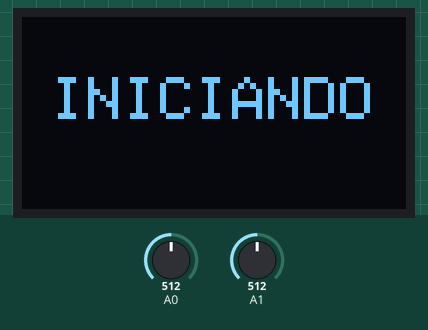
A sketch run on a simulated Arduino Uno, built with avr-gcc and run on an emulated ATmega328P. On the bench: 128×64 one-colour display. Inputs (shaded band) come from the test bench; at power-on: A0 = 512, A1 = 512. What the sketch prints to the serial monitor is not drawn.

Above: at 0.1 s.
At 3.2 s:
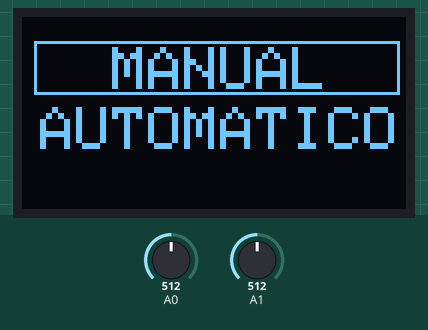
3.3 s: A0 set to 190
At 4.5 s:
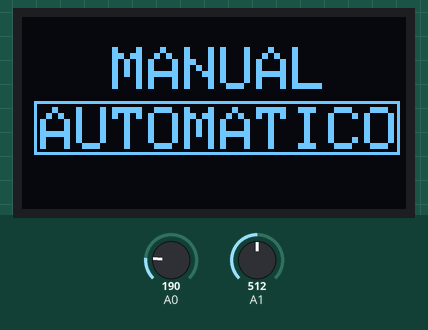
Timing chart, 0 to 6.3 s (numbered marks = the images above; inputs shaded):
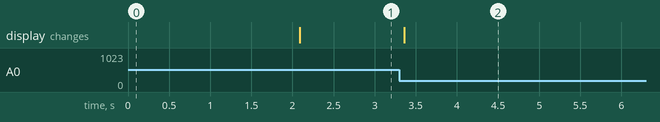

Measured:
- after the input at 3.3 s, the display: changes after 0.06 s (image 2)

The sketch:

Pantallita_V.3.ino
```cpp
#include <Adafruit_GFX.h>
#include <Adafruit_SSD1306.h>

#define SCREEN_WIDTH 128 // Ancho de la pantalla OLED en píxeles
#define SCREEN_HEIGHT 64 // Alto de la pantalla OLED en píxeles

Adafruit_SSD1306 display(SCREEN_WIDTH, SCREEN_HEIGHT, &Wire, -1);

typedef enum{MENU_MANUAL,MENU_AUTOMATICO} estadoMEF;
estadoMEF estadoactual;

volatile int seg;           //timer 2
volatile int minutos;       //timer 2
volatile int segundos;      //timer 2
volatile int miliSegundos;  //timer 2
volatile int microSegundos; //timer 2

int analogY; //para guardar el valor de la variable del analogico
int analogX;


void setup() {
  // Inicializa la comunicación I2C con la pantalla OLED
  Wire.begin();
  display.begin(SSD1306_SWITCHCAPVCC, 0x3C);
  display.clearDisplay();
  Serial.begin(9600);

  // Muestra el mensaje de bienvenida
  display.setTextSize(2);
  display.setTextColor(WHITE);
  display.setCursor(10,20);
  display.println("INICIANDO") ;
  display.display();
  delay(2000);

    //cuenta del timer2
    SREG = (SREG & 0b01111111);      //Esta instrucción deshabilita a las interrupciones globales sin modificar el resto de las interrupciones.
    TCNT2 = 0;     //Limpiar el registro que guarda la cuenta del Timer-2.
    TIMSK2 =TIMSK2|0b00000001;      //Habilitación de la bandera 0 del registro que habilita la interrupción por sobre flujo o desbordamiento del TIMER2.
    TCCR2B= 0b0000011; //250khz
    SREG = (SREG & 0b01111111) | 0b10000000; //Habilitar interrupciones
    // T = 1/250khz = 4uS
    //255*0.125uS = 1mS
    //cuenta cada 1 milisegundos
}

void loop() {
    analogY = analogRead(A0); //guarda la lo que mide en una variable
    analogX = analogRead(A1);

    Serial.print(analogY);
    Serial.print("  ");
    Serial.println(analogX);

  switch(estadoactual)
  {
    case MENU_MANUAL:
    {
        display.clearDisplay();// Limpia la pantalla OLED
        display.setTextSize(2);  // Muestra el texto en la pantalla
        display.setTextColor(WHITE);
        display.setCursor(30,10);//1° IZQUIERDA A DERECHA, 2° ARRIBA PARA ABAJO
        display.println("MANUAL");
        display.drawRect(4,8,122,18,WHITE);/*1° izquierda a derecha, 2°de arriba a abajo
        3° ancho del cuadrado, 4° alto del cuadrado */
        display.setCursor(6,30);
        display.println("AUTOMATICO");
    }
    break;

    case MENU_AUTOMATICO:
    {
        display.clearDisplay();// Limpia la pantalla OLED
        display.setTextSize(2);  // Muestra el texto en la pantalla
        display.setTextColor(WHITE);
        display.setCursor(30,10);//1° IZQUIERDA A DERECHA, 2° ARRIBA PARA ABAJO
        display.println("MANUAL");
        display.drawRect(4,28,122,18,WHITE);/*1° izquierda a derecha, 2°de arriba a abajo
        3° ancho del cuadrado, 4° alto del cuadrado */
        display.setCursor(6,30);
        display.println("AUTOMATICO");
    }
    break;
  }

    if(analogY >= 800)
    {
        estadoactual = MENU_MANUAL;
    }
    if(analogY <= 200)
    {
        estadoactual = MENU_AUTOMATICO;
    }


  display.display();  // Actualiza la pantalla OLED
}

//cuenta segundos con el timer 2
ISR(TIMER2_OVF_vect)
{
  miliSegundos++;
  if(miliSegundos==1000)
  {
    seg++;

    miliSegundos=0;
    }
}
```
